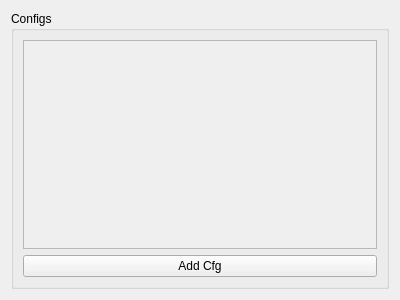
<?xml version="1.0" encoding="UTF-8"?>
<ui version="4.0">
 <class>CfgWidget</class>
 <widget class="QWidget" name="CfgWidget">
  <property name="geometry">
   <rect>
    <x>0</x>
    <y>0</y>
    <width>400</width>
    <height>300</height>
   </rect>
  </property>
  <property name="minimumSize">
   <size>
    <width>300</width>
    <height>0</height>
   </size>
  </property>
  <property name="windowTitle">
   <string>CfgWidget</string>
  </property>
  <layout class="QVBoxLayout" name="verticalLayout">
   <item>
    <widget class="QGroupBox" name="groupBox">
     <property name="title">
      <string>Configs</string>
     </property>
     <layout class="QVBoxLayout" name="verticalLayout_3">
      <item>
       <widget class="QScrollArea" name="scrollArea">
        <property name="widgetResizable">
         <bool>true</bool>
        </property>
        <widget class="QWidget" name="_CfgScrollContents">
         <property name="geometry">
          <rect>
           <x>0</x>
           <y>0</y>
           <width>356</width>
           <height>209</height>
          </rect>
         </property>
         <layout class="QVBoxLayout" name="verticalLayout_2">
          <item>
           <layout class="QVBoxLayout" name="CfgScrollContents"/>
          </item>
         </layout>
        </widget>
       </widget>
      </item>
      <item>
       <widget class="QPushButton" name="addCfgButton">
        <property name="text">
         <string>Add Cfg</string>
        </property>
       </widget>
      </item>
     </layout>
    </widget>
   </item>
  </layout>
 </widget>
 <resources/>
 <connections/>
</ui>
